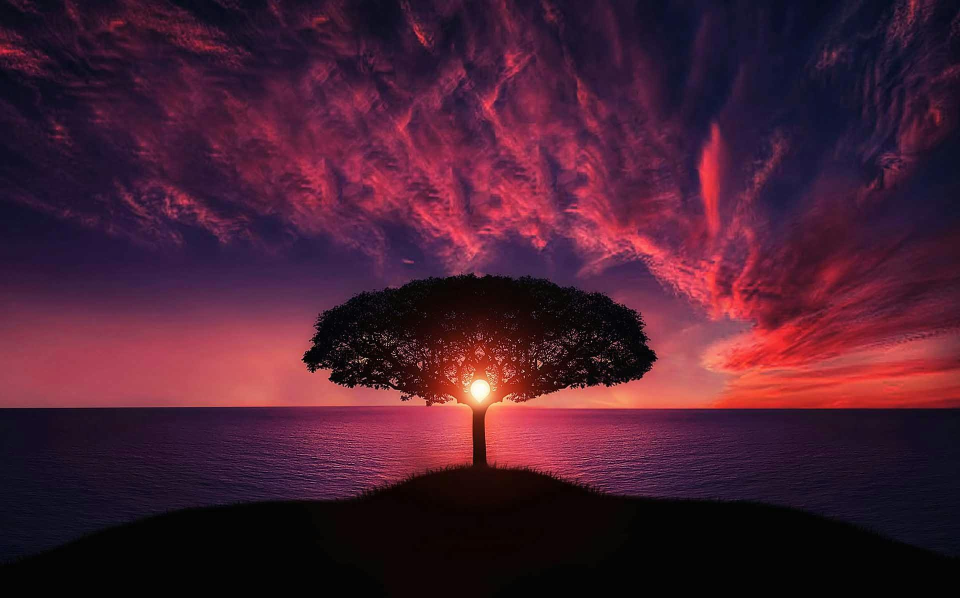
#> input picture Single Image Processing/imgs/Image.jpg, 1920 x 1195 px, found by its file name (shown at 1/2 size)
$ python perspective.py
#> lines starting #> are read from the running program, lines starting #| are printed output that depends on the picture
"""
Operations about perspective transformation
Using the Pillow Library or OpenCV Library.
"""

from PIL import Image, ImageDraw
import cv2
import numpy as np


def perspective_transform_pil(image_path, output_path, points):
#> called with image_path = 'Single Image Processing/imgs/Image.jpg'
    img = Image.open(image_path)
#> img is the input picture: PIL image 1920x1195 RGB; mean R, G, B 72.6, 30.6, 49.9

    # Define the four points of perspective transformation
    width, height = img.size
#> width = 1920; height = 1195
    pts1 = np.float32(points)
    pts2 = np.float32([[0, 0], [width, 0], [0, height], [width, height]])

    # Calculate perspective transformation matrix
    matrix = cv2.getPerspectiveTransform(pts1, pts2)

    # Transform the perspective
    result = cv2.warpPerspective(np.array(img), matrix, (width, height))
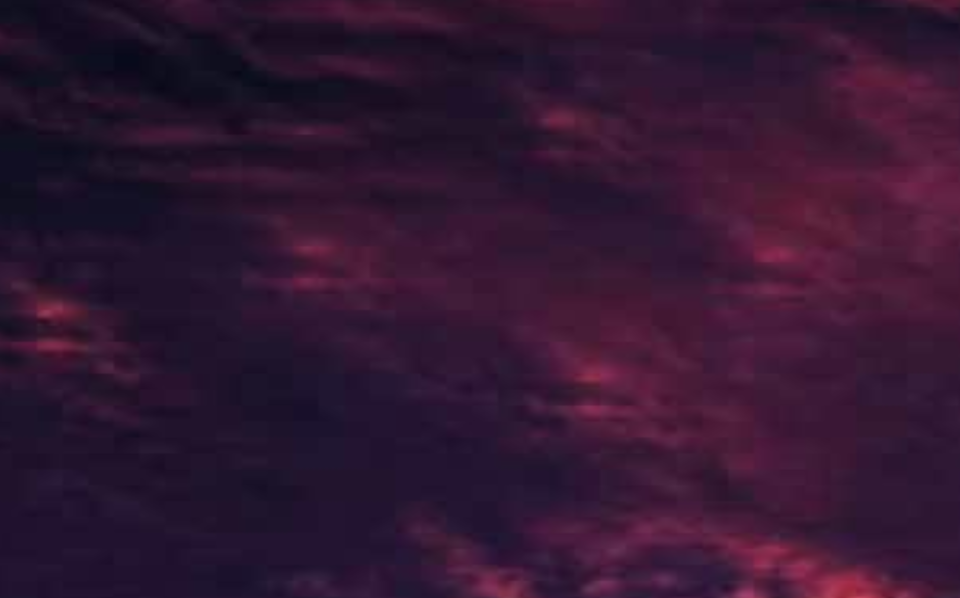
#> result: shape (1195, 1920, 3) (shown at 1/2 size); mean R, G, B 50, 22.8, 49.4

    Image.fromarray(result).save(output_path)


def perspective_transform_cv2(image_path, output_path, points):
#> called with image_path = 'Single Image Processing/imgs/Image.jpg'
    img = cv2.imread(image_path)
#> img: shape (1195, 1920, 3)

    # Define the four points of perspective transformation
    pts1 = np.float32(points)
    pts2 = np.float32(
        [[0, 0], [img.shape[1], 0], [0, img.shape[0]], [img.shape[1], img.shape[0]]]
    )

    # Calculate perspective transformation matrix
    matrix = cv2.getPerspectiveTransform(pts1, pts2)

    # Transform the perspective
    result = cv2.warpPerspective(img, matrix, (img.shape[1], img.shape[0]))

    cv2.imwrite(output_path, result)


image_path = "Single Image Processing/imgs/Image.jpg"
output_pil_path = "Single Image Processing/outputs/perspective_pil.jpg"
output_cv2_path = "Single Image Processing/outputs/perspective_cv2.jpg"

# Specifies the four points of the perspective transformation
points = [[100, 100], [400, 100], [100, 400], [400, 400]]

perspective_transform_pil(image_path, output_pil_path, points)
perspective_transform_cv2(image_path, output_cv2_path, points)
